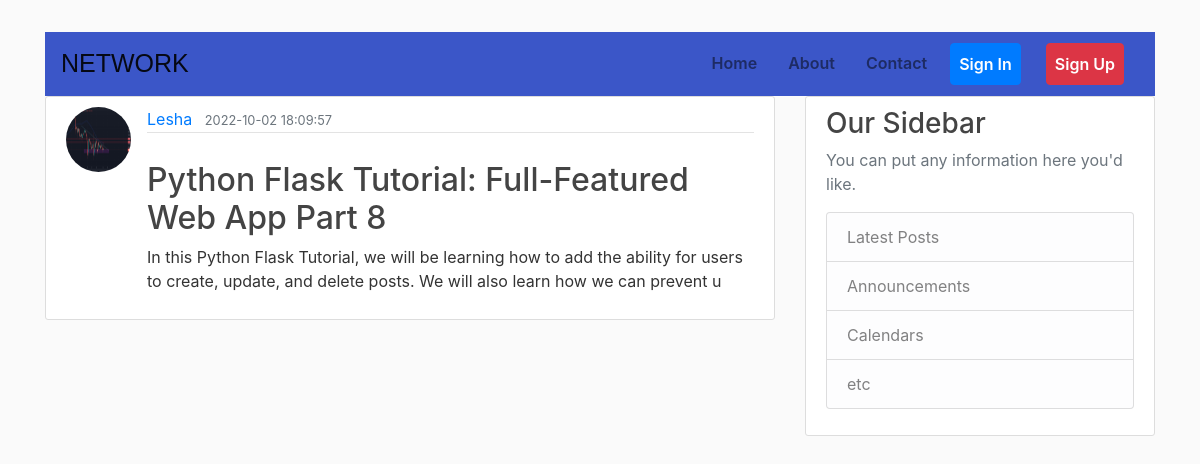
Screenshot of /post/3 with the database file from the repository.
### main/models.py (models this page shows, shortened)
class User(db.Model, UserMixin):
    id = db.Column(db.Integer, primary_key=True)
    username = db.Column(db.String(20), unique=True, nullable=False)
    email = db.Column(db.String(120), unique=True, nullable=False)
    image_file = db.Column(db.String(20),
                           nullable=False,
                           default='default.jpg')
    password = db.Column(db.String(60), nullable=False)
    posts = db.relationship('Post', backref='author', lazy=True)

class Post(db.Model):
    id = db.Column(db.Integer, primary_key=True)
    title = db.Column(db.String(100), nullable=False)
    data_posted = db.Column(db.DateTime,
                            nullable=False,
                            default=datetime.utcnow())
    content = db.Column(db.Text, nullable=False)
    post_picture = db.Column(db.String(20), nullable=True, default=None)
    user_id = db.Column(db.Integer, db.ForeignKey('user.id'), nullable=False)

### main/posts/routes.py (the view, shortened to what this page needs)
@posts.route("/post/<int:post_id>")
def post(post_id):
    post = Post.query.get_or_404(post_id)
    return render_template("post.html", title=post.title, post=post)

### main/templates/post.html (shortened to what this page needs)
{% extends "home.html"%}
{% block content %}
<article class="media content-section">
    <img class="rounded-circle article-img"
        src="{{ url_for('static', filename = 'profile_pics/' + post.author.image_file) }}">
    <div class="media-body">
        <div class="article-metadata">
            <a class="mr-2" href="{{ url_for('users.user_posts', username=post.author.username )}}">{{ post.author.username }}</a>
            <small class="text-muted">{{ post.data_posted.strftime('%Y-%m-%d %H:%M:%S') }}</small>
        </div>
        <h2><a class="article-title">{{ post.title }}</a></h2>
        <p class="article-content">{{ post.content }}</p>
    </div>
</article>
{% endblock content%}

### main/static/postcss/posts_style.css (style rules this page uses)
body { background: #fafafa; color: #333333; margin-top: 2rem; }
h1, h2, h3, h4, h5, h6 { color: #444444; }
.content-section { background: #ffffff; padding: 10px 20px; border: 1px solid #dddddd; border-radius: 3px; margin-bottom: 20px; }
.article-title { color: #444444; }
.article-content { white-space: pre-line; }
.article-img { height: 65px; width: 65px; margin-right: 16px; }
.article-metadata { padding-bottom: 1px; margin-bottom: 4px; border-bottom: 1px solid #e3e3e3 }

### rows the page displays
User: image_file (picture), author.username "Lesha"
Post: data_posted "2022-10-02 18:09:57", title "Python Flask Tutorial: Full-Featured Web App Part 8", content "In this Python Flask Tutorial, we will be learning how to add the ability for users to create, update, and delete posts. We will also learn how we can prevent u"
